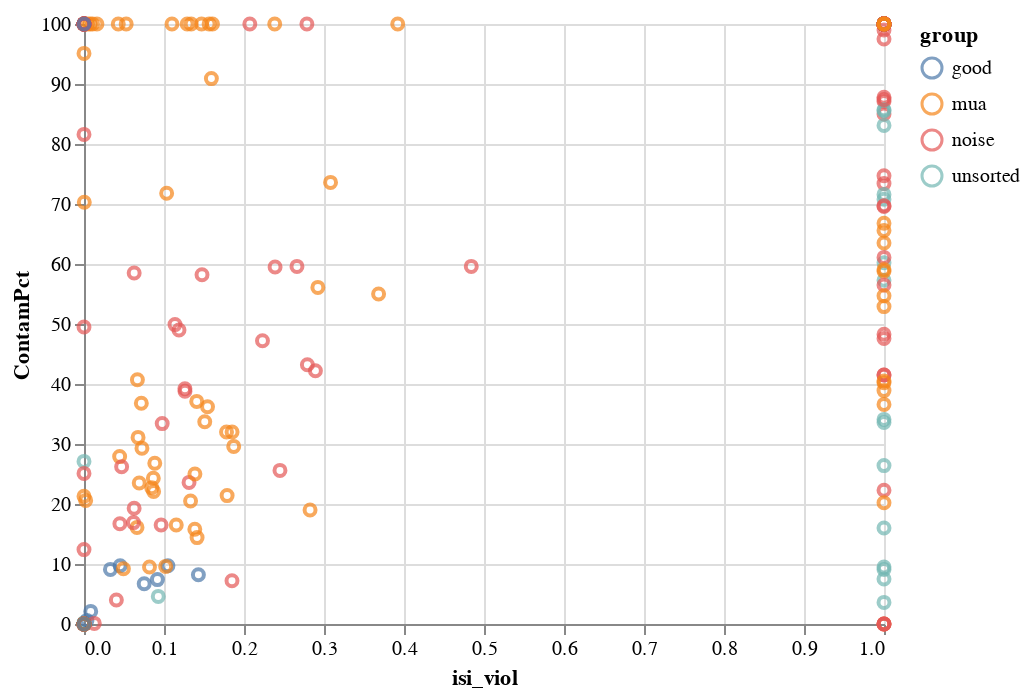

Notebook cell for this chart:
### Code cell
alt.Chart(df_1).mark_point().encode(
    x = 'isi_viol',
    y = alt.Y(
        'ContamPct',
    ),
    color='group'
)

### Figure 1 — Vega-Lite specification as saved in the notebook (floating-point values rounded to 4 significant figures; data arrays with more than 128 entries replaced by an {"elided": "..."} marker saying what was removed)
{"config": {"view": {"continuousWidth": 400, "continuousHeight": 300}}, "data": {"name": "data-a518aad4aef7ad44923d789c96de9489"}, "mark": "point", "encoding": {"color": {"type": "nominal", "field": "group"}, "x": {"type": "quantitative", "field": "isi_viol"}, "y": {"type": "quantitative", "field": "ContamPct"}}, "$schema": "https://vega.github.io/schema/vega-lite/v4.8.1.json", "datasets": {"data-a518aad4aef7ad44923d789c96de9489": {"elided": "263 records"}}}
